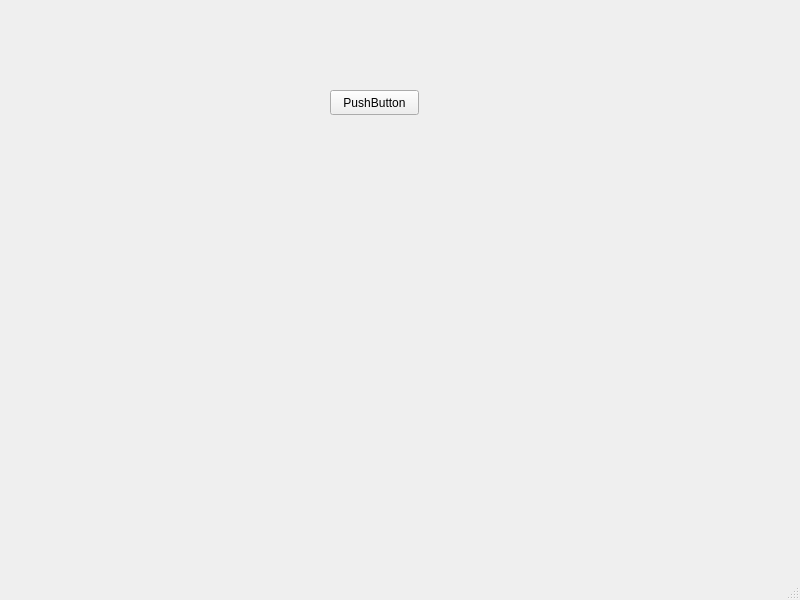
<?xml version="1.0" encoding="UTF-8"?>
<ui version="4.0">
 <class>MainWindow</class>
 <widget class="QMainWindow" name="MainWindow">
  <property name="geometry">
   <rect>
    <x>0</x>
    <y>0</y>
    <width>800</width>
    <height>600</height>
   </rect>
  </property>
  <property name="windowTitle">
   <string>MainWindow</string>
  </property>
  <widget class="QWidget" name="centralwidget">
   <widget class="QLabel" name="label">
    <property name="geometry">
     <rect>
      <x>256</x>
      <y>130</y>
      <width>291</width>
      <height>131</height>
     </rect>
    </property>
    <property name="text">
     <string/>
    </property>
   </widget>
   <widget class="QPushButton" name="pushButton">
    <property name="geometry">
     <rect>
      <x>330</x>
      <y>90</y>
      <width>89</width>
      <height>25</height>
     </rect>
    </property>
    <property name="text">
     <string>PushButton</string>
    </property>
   </widget>
  </widget>
  <widget class="QMenuBar" name="menubar">
   <property name="geometry">
    <rect>
     <x>0</x>
     <y>0</y>
     <width>800</width>
     <height>22</height>
    </rect>
   </property>
  </widget>
  <widget class="QStatusBar" name="statusbar"/>
 </widget>
 <resources/>
 <connections/>
</ui>
